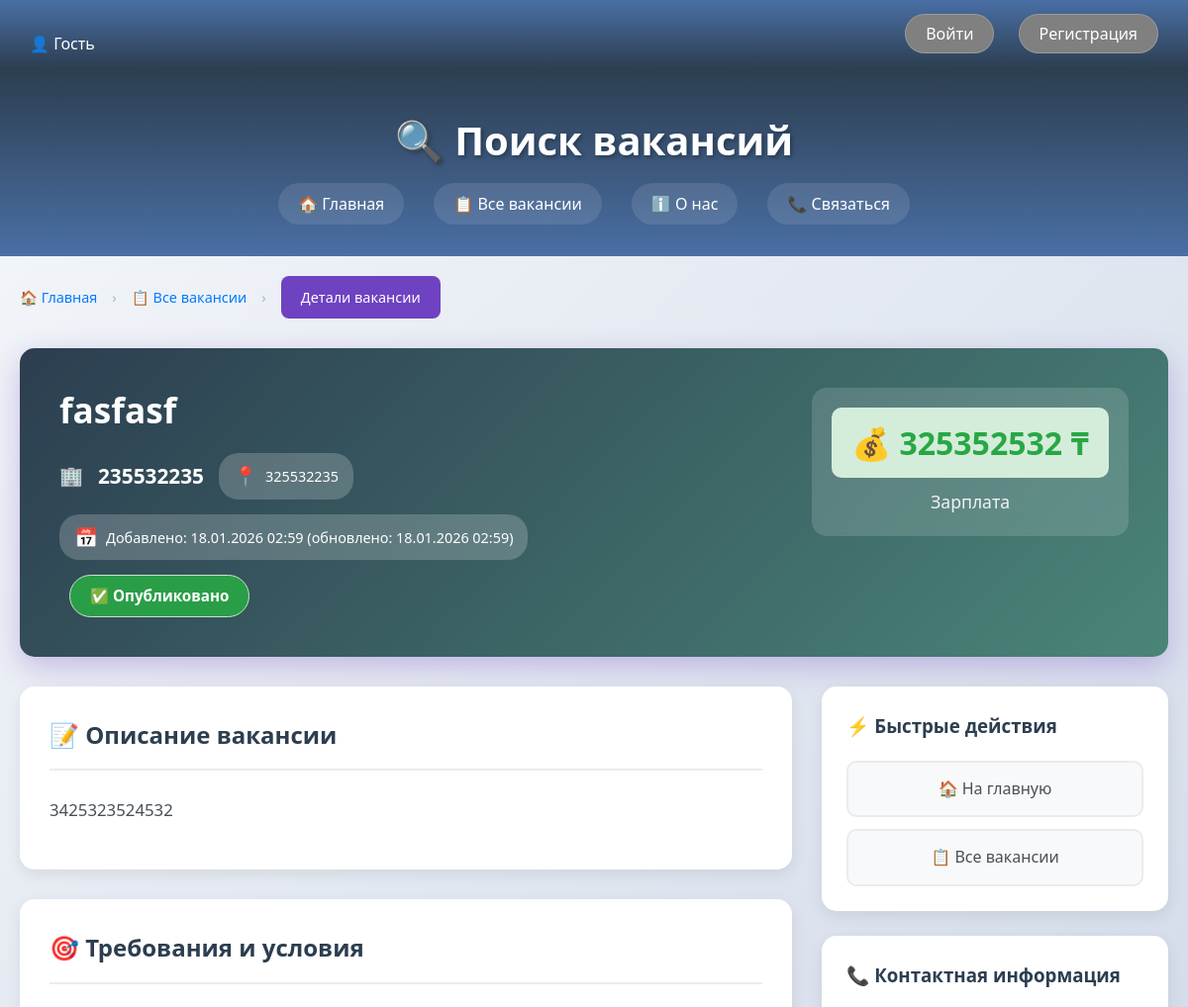
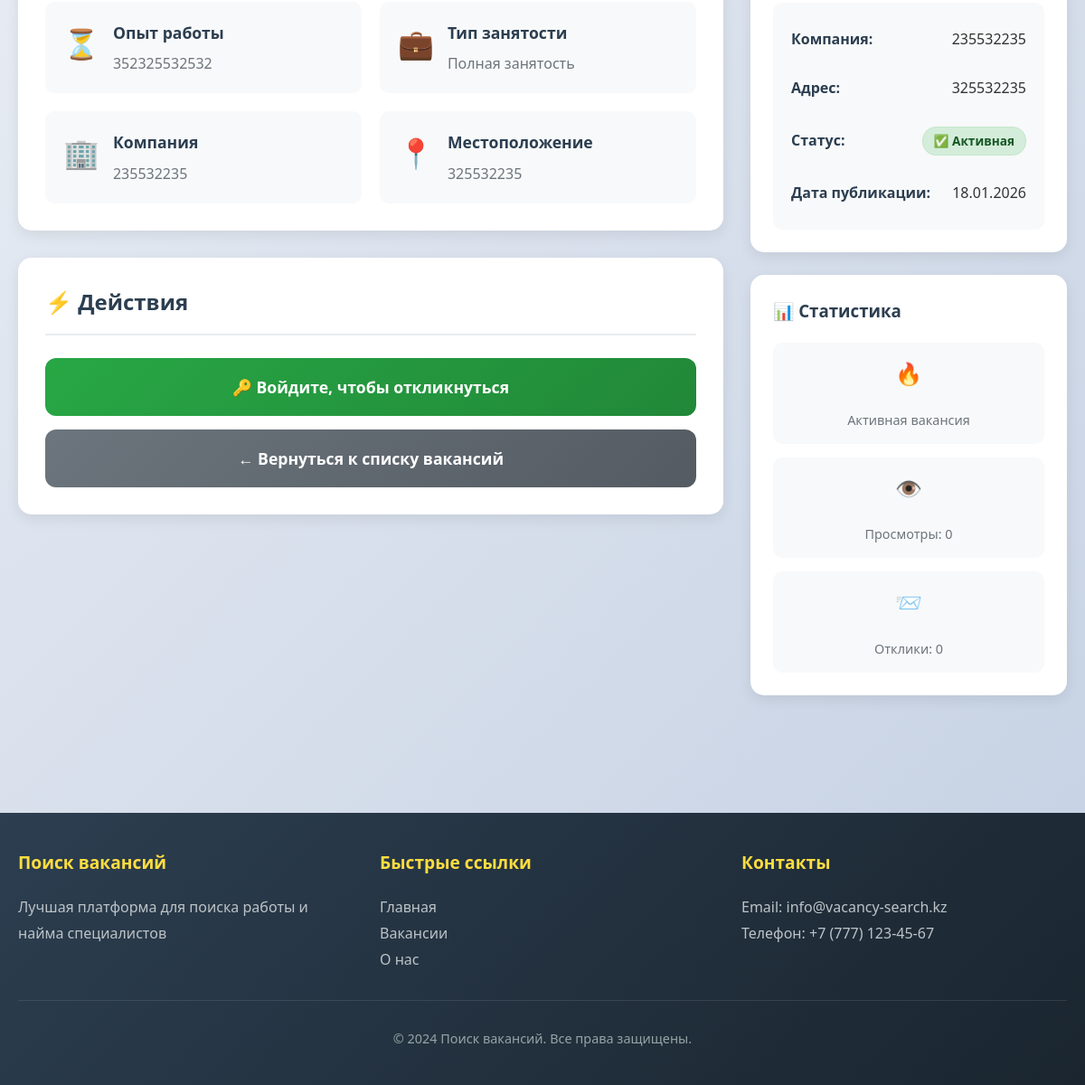
Screenshot of /vacancies/21/ with the database file from the repository (2 pictures, top to bottom).
### blog/models.py (models this page shows, shortened)
class Vacancy(models.Model):
    STATUS_CHOICES = [
        ('moderation', 'На модерации'),
        ('published', 'Опубликовано'),
        ('rejected', 'Отклонено'),
    ]
    author = models.ForeignKey(
        User,
        on_delete=models.CASCADE,
        verbose_name="Автор",
        related_name='vacancies',
        null=True,
        blank=True
    )
    title = models.CharField(max_length=255, verbose_name="Название")
    description = models.TextField(verbose_name="Описание")
    company = models.CharField(max_length=255, verbose_name="Компания")
    location = models.CharField(max_length=255, verbose_name="Местоположение", default="")
    status = models.CharField(max_length=20, choices=STATUS_CHOICES, default='moderation', verbose_name="Статус")
    salary = models.CharField(max_length=100, verbose_name="Зарплата", blank=True, null=True)
    experience = models.CharField(max_length=100, verbose_name="Опыт работы", blank=True, null=True)
    created_at = models.DateTimeField(auto_now_add=True, verbose_name="Дата создания")
    updated_at = models.DateTimeField(auto_now=True, verbose_name="Дата обновления")
    class Meta:
        verbose_name = "Вакансия"
        verbose_name_plural = "Вакансии"
    class Meta:
        verbose_name = "Вакансия"
        verbose_name_plural = "Вакансии"
        ordering = ['-created_at']

### blog/views.py (the view)
# urls.py: path('vacancies/<int:pk>/', views.vacancy_detail, name='vacancy_detail'),
def vacancy_detail(request, pk):
    vacancy = get_object_or_404(Vacancy, pk=pk)
    return render(request, 'vacancy_detail.html', {'vacancy': vacancy})

### blog/templates/vacancy_detail.html (shortened to what this page needs)
{% extends 'base.html' %}
{% load static %}
{% block content %}
<div class="vacancy-detail-container">
    <div class="breadcrumbs">
        <a href="{% url 'home_page' %}">🏠 Главная</a>
        <span class="separator">›</span>
        <a href="{% url 'vacancy_list' %}">📋 Все вакансии</a>
        <span class="separator">›</span>
        <span class="current">Детали вакансии</span>
    </div>
    <div class="vacancy-header">
        <div class="vacancy-title-section">
            <h1>{{ vacancy.title }}</h1>
            <div class="vacancy-meta">
                <div class="company-info">
                    <span class="company-icon">🏢</span>
                    <span class="company-name">{{ vacancy.company }}</span>
                    {% if vacancy.location %}
                        <span class="location-info">
                            <span class="location-icon">📍</span>
                            {{ vacancy.location }}
                        </span>
                    {% endif %}
                    <span class="date-info">
                        <span class="date-icon">📅</span>
                        Добавлено: {{ vacancy.created_at|date:"d.m.Y H:i" }}
                        {% if vacancy.updated_at != vacancy.created_at %}
                            (обновлено: {{ vacancy.updated_at|date:"d.m.Y H:i" }})
                        {% endif %}
                    </span>
                </div>
                <div class="vacancy-status">
                    {% if vacancy.status == 'published' %}
                        <span class="status-badge published">✅ Опубликовано</span>
                    {% elif vacancy.status == 'moderation' %}
                        <span class="status-badge moderation">⏳ На модерации</span>
                    {% else %}
                        <span class="status-badge rejected">❌ Отклонено</span>
                    {% endif %}
                </div>
            </div>
        </div>
        <div class="salary-section">
            {% if vacancy.salary %}
                <div class="salary-amount">💰 {{ vacancy.salary }} ₸</div>
                <div class="salary-label">Зарплата</div>
            {% else %}
                <div class="salary-amount">💰 По договоренности</div>
                <div class="salary-label">Зарплата</div>
            {% endif %}
        </div>
    </div>
    <div class="vacancy-content">
        <div class="main-info">
            <div class="description-section">
                <h2>📝 Описание вакансии</h2>
                <div class="description-content">
                    {{ vacancy.description|linebreaks }}
                </div>
            </div>
            <div class="requirements-section">
                <h2>🎯 Требования и условия</h2>
                <div class="requirements-grid">
                    {% if vacancy.experience %}
                    <div class="requirement-item">
                        <div class="requirement-icon">⏳</div>
                        <div class="requirement-content">
                            <h4>Опыт работы</h4>
                            <p>{{ vacancy.experience }}</p>
                        </div>
                    </div>
                    {% endif %}
                    <div class="requirement-item">
                        <div class="requirement-icon">💼</div>
                        <div class="requirement-content">
                            <h4>Тип занятости</h4>
                            <p>Полная занятость</p>
                        </div>
                    </div>
                    <div class="requirement-item">
                        <div class="requirement-icon">🏢</div>
                        <div class="requirement-content">
                            <h4>Компания</h4>
                            <p>{{ vacancy.company }}</p>
                        </div>
                    </div>
                    {% if vacancy.location %}
                    <div class="requirement-item">
                        <div class="requirement-icon">📍</div>
                        <div class="requirement-content">
                            <h4>Местоположение</h4>
                            <p>{{ vacancy.location }}</p>
                        </div>
                    </div>
                    {% endif %}
                </div>
            </div>
            <div class="action-section">
                <h2>⚡ Действия</h2>
                <div class="action-buttons">
                    {% if user.is_authenticated %}
                        {% if vacancy.author == user %}
                            <a href="{% url 'vacancy_update' vacancy.pk %}" class="btn-edit-large">
                                ✏️ Редактировать вакансию
                            </a>
                            <a href="{% url 'vacancy_delete' vacancy.pk %}" class="btn-delete-large">
                                🗑️ Удалить вакансию
                            </a>
                        {% else %}
                            <button class="btn-apply-large" onclick="applyForVacancy()">
                                📨 Откликнуться на вакансию
                            </button>
                            <button class="btn-save-large" onclick="saveVacancy()">
                                💾 Сохранить в избранное
                            </button>
                        {% endif %}
                    {% else %}
                        <a href="{% url 'login' %}" class="btn-apply-large">
                            🔑 Войдите, чтобы откликнуться
                        </a>
                    {% endif %}
                    <a href="{% url 'vacancy_list' %}" class="btn-back-large">
                        ← Вернуться к списку вакансий
                    </a>
                </div>
            </div>
        </div>
        <div class="sidebar">
            <div class="quick-actions-card">
                <h3>⚡ Быстрые действия</h3>
                <div class="quick-buttons">
                    <a href="{% url 'home_page' %}" class="quick-btn">
                        🏠 На главную
                    </a>
                    <a href="{% url 'vacancy_list' %}" class="quick-btn">
                        📋 Все вакансии
                    </a>
                </div>
            </div>
            <div class="contact-card">
                <h3>📞 Контактная информация</h3>
                <div class="contact-info">
                    <p><strong>Компания:</strong> {{ vacancy.company }}</p>
                    {% if vacancy.location %}
                        <p><strong>Адрес:</strong> {{ vacancy.location }}</p>
                    {% endif %}
                    <p><strong>Статус:</strong>
                        {% if vacancy.status == 'published' %}
                            <span class="status-text published">✅ Активная</span>
                        {% elif vacancy.status == 'moderation' %}
                            <span class="status-text moderation">⏳ На проверке</span>
                        {% else %}
                            <span class="status-text rejected">❌ Закрытая</span>
                        {% endif %}
                    </p>
                    <p><strong>Дата публикации:</strong> {{ vacancy.created_at|date:"d.m.Y" }}</p>
                </div>
            </div>
            <div class="stats-card">
                <h3>📊 Статистика</h3>
                <div class="stats-content">
                    <div class="stat-item">
                        <div class="stat-value">🔥</div>
                        <div class="stat-label">Активная вакансия</div>
                    </div>
                    <div class="stat-item">
                        <div class="stat-value">👁️</div>
                        <div class="stat-label">Просмотры: 0</div>
                    </div>
                    <div class="stat-item">
                        <div class="stat-value">📨</div>
                        <div class="stat-label">Отклики: 0</div>
                    </div>
                </div>
            </div>
        </div>
    </div>
{% endblock %}

### rows the page displays
Vacancy: title "fasfasf", company "235532235", location "325532235", created_at "18.01.2026 02:59", updated_at "18.01.2026 02:59", salary "325352532", description "3425323524532", experience "352325532532", created_at "18.01.2026"
